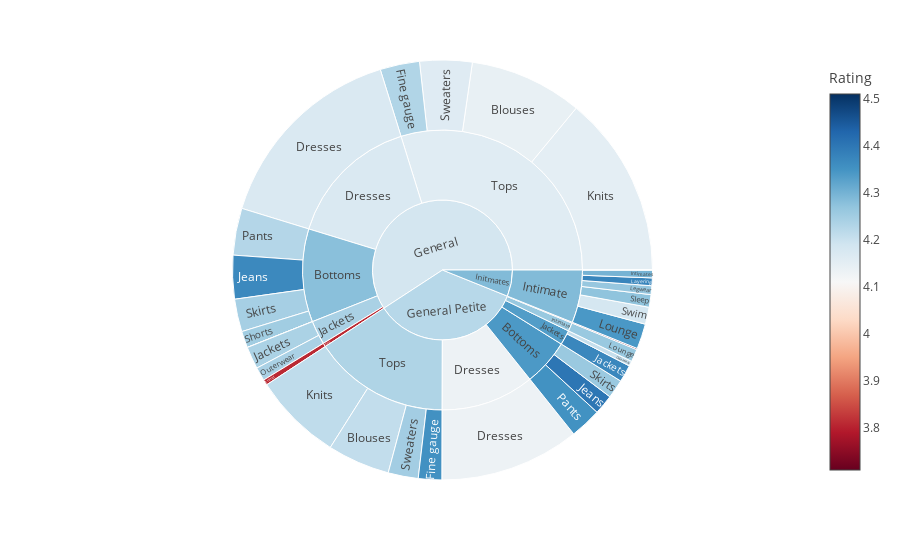

Notebook code cell kept with this figure:
### Code cell
trans_nan = trans.dropna()
px.sunburst(
    data_frame=trans_nan,
    path=['Division Name','Department Name','Class Name'],
    values='Age',
    names=trans_nan.index,
    color='Rating',
    color_continuous_scale='RdBu'
)

### Figure 1 — Plotly figure (JSON) as saved in the notebook; plotly's stock layout.template omitted (floating-point values rounded to 4 significant figures)
{"data": [{"branchvalues": "total", "customdata": [[4.143], [4.21], [4.509], [4], [4.172], [4.132], [4.231], [4.353], [4.298], [4.239], [4.372], [4.367], [4.4], [4.15], [4.213], [4.374], [4.264], [4.261], [4.342], [4.24], [4.205], [4.227], [4.352], [4.251], [4.244], [4.259], [4.272], [4.162], [4.249], [4.183], [3.81], [3.711], [4.278], [4.341], [4.172], [4.132], [4.261], [4.287], [4.239], [4.334], [4.158], [4.233], [3.81], [3.711], [4.185], [4.223], [4.287]], "domain": {"x": [0, 1], "y": [0, 1]}, "hovertemplate": "labels=%{label}<br>Age=%{value}<br>parent=%{parent}<br>id=%{id}<br>Rating=%{color}<extra></extra>", "ids": ["General/Tops/Blouses", "General Petite/Tops/Blouses", "General/Bottoms/Casual bottoms", "Initmates/Intimate/Chemises", "General/Dresses/Dresses", "General Petite/Dresses/Dresses", "General/Tops/Fine gauge", "General Petite/Tops/Fine gauge", "Initmates/Intimate/Intimates", "General/Jackets/Jackets", "General Petite/Jackets/Jackets", "General/Bottoms/Jeans", "General Petite/Bottoms/Jeans", "General/Tops/Knits", "General Petite/Tops/Knits", "Initmates/Intimate/Layering", "Initmates/Intimate/Legwear", "General Petite/Intimate/Lounge", "Initmates/Intimate/Lounge", "General/Jackets/Outerwear", "General Petite/Jackets/Outerwear", "General/Bottoms/Pants", "General Petite/Bottoms/Pants", "General/Bottoms/Shorts", "General/Bottoms/Skirts", "General Petite/Bottoms/Skirts", "Initmates/Intimate/Sleep", "General/Tops/Sweaters", "General Petite/Tops/Sweaters", "Initmates/Intimate/Swim", "General/Trend/Trend", "General Petite/Trend/Trend", "General/Bottoms", "General Petite/Bottoms", "General/Dresses", "General Petite/Dresses", "General Petite/Intimate", "Initmates/Intimate", "General/Jackets", "General Petite/Jackets", "General/Tops", "General Petite/Tops", "General/Trend", "General Petite/Trend", "General", "General Petite", "Initmates"], "labels": ["Blouses", "Blouses", "Casual bottoms", "Chemises", "Dresses", "Dresses", "Fine gauge", "Fine gauge", "Intimates", "Jackets", "Jackets", "Jeans", "Jeans", "Knits", "Knits", "Layering", "Legwear", "Lounge", "Lounge", "Outerwear", "Outerwear", "Pants", "Pants", "Shorts", "Skirts", "Skirts", "Sleep", "Sweaters", "Sweaters", "Swim", "Trend", "Trend", "Bottoms", "Bottoms", "Dresses", "Dresses", "Intimate", "Intimate", "Jackets", "Jackets", "Tops", "Tops", "Trend", "Trend", "General", "General Petite", "Initmates"], "marker": {"coloraxis": "coloraxis", "colors": [4.143, 4.21, 4.509, 4, 4.172, 4.132, 4.231, 4.353, 4.298, 4.239, 4.372, 4.367, 4.4, 4.15, 4.213, 4.374, 4.264, 4.261, 4.342, 4.24, 4.205, 4.227, 4.352, 4.251, 4.244, 4.259, 4.272, 4.162, 4.249, 4.183, 3.81, 3.711, 4.278, 4.341, 4.172, 4.132, 4.261, 4.287, 4.239, 4.334, 4.158, 4.233, 3.81, 3.711, 4.185, 4.223, 4.287]}, "name": "", "parents": ["General/Tops", "General Petite/Tops", "General/Bottoms", "Initmates/Intimate", "General/Dresses", "General Petite/Dresses", "General/Tops", "General Petite/Tops", "Initmates/Intimate", "General/Jackets", "General Petite/Jackets", "General/Bottoms", "General Petite/Bottoms", "General/Tops", "General Petite/Tops", "Initmates/Intimate", "Initmates/Intimate", "General Petite/Intimate", "Initmates/Intimate", "General/Jackets", "General Petite/Jackets", "General/Bottoms", "General Petite/Bottoms", "General/Bottoms", "General/Bottoms", "General Petite/Bottoms", "Initmates/Intimate", "General/Tops", "General Petite/Tops", "Initmates/Intimate", "General/Trend", "General Petite/Trend", "General", "General Petite", "General", "General Petite", "General Petite", "Initmates", "General", "General Petite", "General", "General Petite", "General", "General Petite", "", "", ""], "type": "sunburst", "values": [88294, 48756, 53, 38, 156852, 109272, 30828, 18376, 6030, 17432, 13413, 34032, 15422, 142113, 69191, 6063, 6855, 9859, 19659, 10613, 3913, 36607, 24531, 12911, 25474, 14681, 9827, 40848, 23504, 13317, 4283, 960, 109077, 54634, 156852, 109272, 9859, 61789, 28045, 17326, 302083, 159827, 4283, 960, 600340, 351878, 61789]}], "layout": {"coloraxis": {"colorbar": {"title": {"text": "Rating"}}, "colorscale": [[0, "rgb(103,0,31)"], [0.1, "rgb(178,24,43)"], [0.2, "rgb(214,96,77)"], [0.3, "rgb(244,165,130)"], [0.4, "rgb(253,219,199)"], [0.5, "rgb(247,247,247)"], [0.6, "rgb(209,229,240)"], [0.7, "rgb(146,197,222)"], [0.8, "rgb(67,147,195)"], [0.9, "rgb(33,102,172)"], [1, "rgb(5,48,97)"]]}, "legend": {"tracegroupgap": 0}, "margin": {"t": 60}}}
